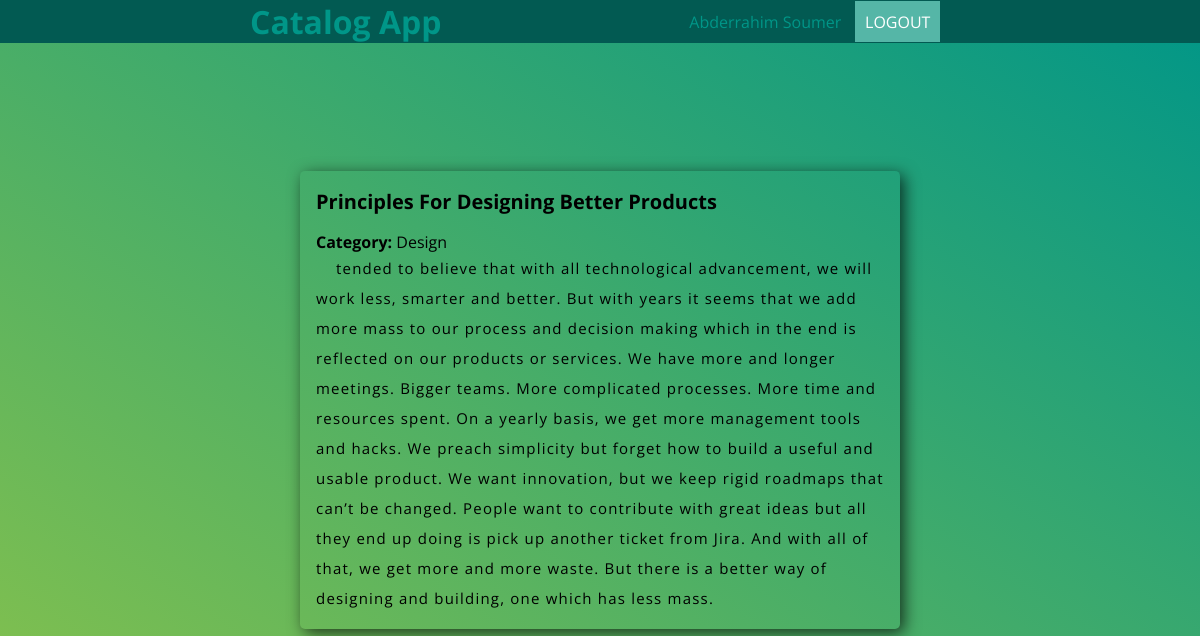
The page /item/3 (signed in) on the database its author committed.
### models.py (models this page shows, shortened)
class Item(Base):
    __tablename__ = "c_item" # this table contains the items for a specific category
    id = Column(Integer, primary_key=True)
    title = Column(String(250), nullable=False)
    description = Column(String)
    cat_id = Column(Integer, ForeignKey('category.id'))
    category = relationship(Category, backref='items')
    user_id = Column(Integer, ForeignKey('user.id'))
    user = relationship(User)

class Category(Base):
    __tablename__ = "category"
    id = Column(Integer, primary_key=True)
    name = Column(String(60), nullable=False)

### application.py (the view)
@app.route('/item/<int:id>')
def itemView(id):
    try:
        item = session.query(Item).filter_by(id=id).first()
    except exc.SQLAlchemyError as e:
        abort(404)
    return render_template('detail.html', item=item)

### templates/detail.html (shortened to what this page needs)
{% extends "layouts/base.html" %}
{% block content %}
		<div class="card card--centered">
			<h2 class="title_detail">{{item.title}}</h2>
			<div><strong>Category: </strong> <span>{{item.category.name}}</span></div>
			<div class="description">
				{{item.description}}
			</div>
		</div>
{% endblock %}

### static/css/styles.css (style rules this page uses)
body { margin: 0; padding: 0; min-height: 100vh; background:linear-gradient(to top right, #8BC34A, #009688) no-repeat 100% 100%; font-family: 'Open Sans', Helvetica, sans-serif; }
.title_detail { font-size: 20px; }
.description { text-indent: 20px; font-size: 15px; font-weight: 400; letter-spacing: 1.2px; color: #000; line-height: 30px; }
.card { min-width:400px; padding:1rem; padding-top:0; border-radius: 5px; box-shadow: 4px 4px 16px rgba(0,0,0,.7); }
.card--centered { position: absolute; top: 50%; left: 50%; transform: translate(-50%,-50%); }

### rows shown on the page
Item: title "Principles For Designing Better Products", description "tended to believe that with all technological advancement, we will work less, smarter and better. But with years it seems that we add more mass to our process and decision making which in the end is reflected on our products or services. We have more and longer meetings. Bigger teams. More complicated processes. More time and resources spent. On a yearly basis, we get more management tools and hacks. We preach simplicity but forget how to build a useful and usable product. We want innovation, but we keep rigid roadmaps that can’t be changed. People want to contribute with great ideas but all they end up doing is pick up another ticket from Jira. And with all of that, we get more and more…"
Category: category.name "Design"

### other values the page prints
{{ session.get('name') }} "Abderrahim Soumer"
